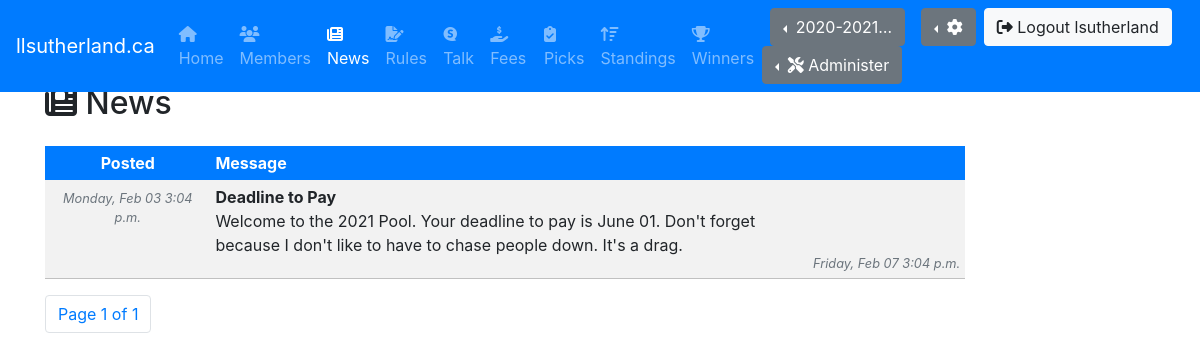
/news/ (signed in), run on the app's committed database.
### pool/models.py (models this page shows, shortened)
class Season(models.Model):
    name = models.CharField(max_length=50, blank=False, null=False)
    effective_date = models.DateField(blank=False, null=False)
    effective_end_date = models.DateField(blank=False, null=False)
    is_active = models.BooleanField(default=True)

class CustomUser(AbstractUser):
    US_EST = 'US/Eastern'
    TZS = [
        ('US/Alaska', 'US/Alaska'),
        ('US/Arizona','US/Arizona'),
        ('US/Central','US/Central'),
        (US_EST,'US/Eastern'),
        ('US/Hawaii','US/Hawaii'),
        ('US/Mountain','US/Mountain'),
        ('US/Pacific','US/Pacific'),
        ('Europe/Amsterdam','Europe/Amsterdam'),
        ('Europe/Athens','Europe/Athens'),
        ('Europe/Belgrade','Europe/Belgrade'),
        ('Europe/Berlin','Europe/Berlin'),
        ('Europe/Brussels','Europe/Brussels'),
        ('Europe/Bucharest','Europe/Bucharest'),
        ('Europe/Budapest','Europe/Budapest'),
        ('Europe/Copenhagen','Europe/Copenhagen'),
        ('Europe/Dublin','Europe/Dublin'),
        ('Europe/Gibraltar','Europe/Gibraltar'),
        ('Europe/Helsinki','Europe/Helsinki'),
        ('Europe/Istanbul','Europe/Istanbul'),
        ('Europe/Kiev','Europe/Kiev'),
        ('Europe/Lisbon','Europe/Lisbon'),
        ('Europe/London','Europe/London'),
        ('Europe/Luxembourg','Europe/Luxembourg'),
        ('Europe/Madrid','Europe/Madrid'),
        ('Europe/Malta','Europe/Malta'),
        ('Europe/Moscow','Europe/Moscow'),
        ('Europe/Oslo','Europe/Oslo'),
        ('Europe/Paris','Europe/Paris'),
        ('Europe/Prague','Europe/Prague'),
        ('Europe/Rome','Europe/Rome'),
        ('Europe/Sarajevo','Europe/Sarajevo'),
        ('Europe/Stockholm','Europe/Stockholm'),
        ('Europe/Vienna','Europe/Vienna'),
        ('Europe/Volgograd','Europe/Volgograd'),
        ('Europe/Warsaw','Europe/Warsaw'),
        ('Europe/Zurich','Europe/Zurich')
    ]
    username_validator = MyValidator()
    username = models.CharField(
        _('username'),
        max_length=150,
        unique=True,
        help_text=_('Required. 150 characters or fewer. Names and numbers only.'),
        validators=[username_validator],
            error_messages={
            'unique': _("A user with that username already exists."),
        },
    )
    mobile = models.CharField(max_length=20, blank=True, null=True)
    image = models.ImageField(upload_to='profile_image', blank=True, null=True)
    favorite_team = models.ForeignKey(Team, on_delete=models.CASCADE, blank=True, null=True)
    timezone = models.CharField(max_length=50, blank=False, null=False, default=US_EST, choices=TZS)

class NewsItem(models.Model):
    title = models.CharField(max_length=30, blank=False, null=True)
    message = models.TextField(max_length=250, blank=False, null=False)
    effective_date = models.DateTimeField(null=True)
    effective_end_date = models.DateTimeField(null=True)
    class Meta:
        verbose_name_plural = "News"

### pool/views.py (the view)
# urls.py: path('news/', NewsItemsView.as_view(), name='news'),
class NewsItemsView(LoginRequiredMixin, ListView):
    template_name = 'news/news.html'
    def get(self, request):
        args = get_current(request)
        now = datetime.datetime.now(tz=timezone.utc)
        items = NewsItem.objects.filter(effective_date__lte=now, effective_end_date__gte=now).order_by('-effective_date')
        paginator = Paginator(items, 8)
        page_number = request.GET.get('page')
        page_obj = paginator.get_page(page_number)
        args.update({'items' : items})
        args.update({'page_obj' : page_obj})
        return render(request, self.template_name, args)

### pool/views.py (called while the page is built)
def get_current(request):
    current_season = None
    current_week = None
    seasons = []
    prefs = None
    request.session['django_timezone'] = request.user.timezone
    try:
        current_season = get_current_season(request)
        current_week = get_current_week(request)
        seasons = get_seasons()
        prefs = get_preferences(request)
    except Exception as e:
        print(e)
    return {
        'preferences' : prefs,
        'current_season': current_season,
        'current_week' : current_week,
        'seasons' : seasons
    }

def get_preferences(request):
    return Preferences.objects.get(user_id = request.user.id)

def get_seasons():
    return Season.objects.order_by('-effective_date')

def get_current_season(request):
    active_season = Season.objects.get(is_active=True)
    current_season_id = request.session['current_season_id']
    if not active_season.id == current_season_id:
        request.session['current_season_id'] = active_season.id
        return Season.objects.get(id=active_season.id)
    else:
        return Season.objects.get(id=current_season_id)

def get_current_week(request):
    active_week = Week.objects.get(is_active=True)
    current_week_id = request.session['current_week_id']
    if not active_week.id == current_week_id:
        request.session['current_week_id'] = active_week.id
        request.session['current_week_type_id'] = active_week.week_type.id
        return Week.objects.get(id=active_week.id)
    else:
        return Week.objects.get(id=current_week_id)

### utils/season_helper.py (called while the page is built)
def get_now():
    return timezone.now()

### pool/templates/news/news.html (shortened to what this page needs)
{% extends 'base.html' %}
{% block body %}
<h2 class="mt-1 mb-4"><i class="fas fa-newspaper"></i> News</h2>
<div class="row">
  <div class="col-10">
    {% include 'news/news_loop.html' %}
  </div>
</div>
{% include 'pagination.html' %}
{% endblock %}

### pool/templates/nav/no-fav-team.html (shortened to what this page needs)
<nav class="navbar navbar-expand-md navbar-dark fixed-top bg-primary">
        <a class="navbar-brand" href="#">llsutherland.ca</a>
        <div class="collapse navbar-collapse" id="navbarCollapse">
            <ul class="navbar-nav mr-auto">
                <li class="nav-item">
                    <a class="nav-link {% if request.resolver_match.url_name == "home" %}active{% endif %}" href="{% url 'home'  %}"><i class="fas fa-home"></i> Home</a>
                </li>
                <li class="nav-item">
                    <a class="nav-link {% if request.resolver_match.url_name == "members" %}active{% endif %}" href="{% url 'members'  %}"><i class="fas fa-users"></i> Members</a>
                </li>
                <li class="nav-item">
                    <a class="nav-link {% if request.resolver_match.url_name == "news" %}active{% endif %}" href="{% url 'news'  %}"><i class="fas fa-newspaper"></i> News</a>
                </li>
                <li class="nav-item">
                    <a class="nav-link {% if request.resolver_match.url_name == "rules" %}active{% endif %}" href="{% url 'rules'  %}"><i class="fas fa-file-signature"></i> Rules</a>
                </li>
                <li class="nav-item">
                    <a class="nav-link {% if request.resolver_match.url_name == "talk" %}active{% endif %}" href="{% url 'talk'  %}"><i class="fab fa-speakap"></i> Talk</a>
                </li>
                <li class="nav-item">
                    <a class="nav-link {% if request.resolver_match.url_name == "fees" %}active{% endif %}" href="{% url 'fees'  %}"><i class="fas fa-hand-holding-usd"></i> Fees</a>
                </li>
                <li class="nav-item">
                    <a class="nav-link {% if request.resolver_match.url_name == "picks" %}active{% endif %}" href="{% url 'picks' %}"><i class="fas fa-clipboard-check"></i> Picks</a>
                </li>
                <li class="nav-item">
                    <a class="nav-link {% if request.resolver_match.url_name == "standings" %}active{% endif %}" href="{% url 'standings'%}""><i class="fas fa-sort-amount-up"></i> Standings</a>
                </li>
                <li class="nav-item">
                    <a class="nav-link {% if request.resolver_match.url_name == "winners" %}active{% endif %}" href="{% url 'winners'  %}"><i class="fas fa-trophy"></i> Winners</a>
                </li>
            </ul>
            <form class="form-inline mt-2 mt-md-0">
                <div class="dropdown dropleft pl-2 pr-2">
                {% if current_season %}
                    <a class="btn btn-secondary dropdown-toggle" href="#" role="button" id="dropdownSeason" data-toggle="dropdown" aria-haspopup="true" aria-expanded="false">
                        {{current_season.name | truncatechars:10}}
                    </a>
                {% endif %}
                </div>
                <div class="dropdown dropleft pl-2 pr-2">
                    <a class="btn btn-secondary dropdown-toggle" href="#" role="button" id="dropdownProfile" data-toggle="dropdown" aria-haspopup="true" aria-expanded="false">
                        <i class="fas fa-cog"></i>
                    </a>
                </div>
                <a class="btn btn-light mr-2 my-2 my-sm-0" href="{% url 'logout' %}"><i class="fas fa-sign-out-alt"></i> Logout {{user.username}}</a>
                {% if user.is_staff %}
                    <div class="dropdown dropleft">
                        <button class="btn btn-secondary dropdown-toggle" type="button" id="dropdownMenuButton" data-toggle="dropdown" aria-haspopup="true" aria-expanded="false">
                            <i class="fas fa-tools"></i> Administer
                        </button>
                    </div>
                {% endif %}
            </form>
        </div>
    </nav>

### pool/templates/news/news_loop.html
<table class="table table-sm table-striped table-borderless">
    <thead>
        {% if user.favorite_team %}
            <tr style="background-color:{{user.favorite_team.color_01}};color:{{user.favorite_team.color_03}};border-color:{{user.favorite_team.color_03}}">
                <th style="text-align:center;">Posted</th>
                <th colspan="2">Message</th>
            </tr>
        {% else %}
            <tr class="bg-primary text-white">
                <th style="text-align:center;">Posted</th>
                <th colspan="2">Message</th>
            </tr>
        {% endif %}
    </thead>
    <tbody>
{% for item in page_obj %}
    <tr style="border-bottom:1px solid silver;">
        <td style="width:18%;text-align:center;">
            <small id="effHelp" class="form-text text-muted font-italic">{{item.effective_date|date:'l, M d g:i a'}}</small>
        </td>
        <td>
            <strong>{{item.title}}</strong>
            <p>{{item.message}}</p>
        </td>
        <td style="width:18%;text-align:right;vertical-align:bottom;">
            <small id="effEndHelp" class="form-text text-muted font-italic">{{item.effective_end_date|date:'l, M d g:i a'}}</small>
        </td>
    </tr>
{% endfor %}
    </tbody>
</table>

### data on the page
Season: name "2020-2021…"
CustomUser: username "lsutherland"
NewsItem: effective_date "Monday, Feb 03 3:04 p.m.", title "Deadline to Pay", message "Welcome to the 2021 Pool. Your deadline to pay is June 01. Don't forget because I don't like to have to chase people down. It's a drag.", effective_end_date "Friday, Feb 07 3:04 p.m."

### other printed values
{{ page_obj.number }} "1"
{{ page_obj.paginator.num_pages }} "1"
